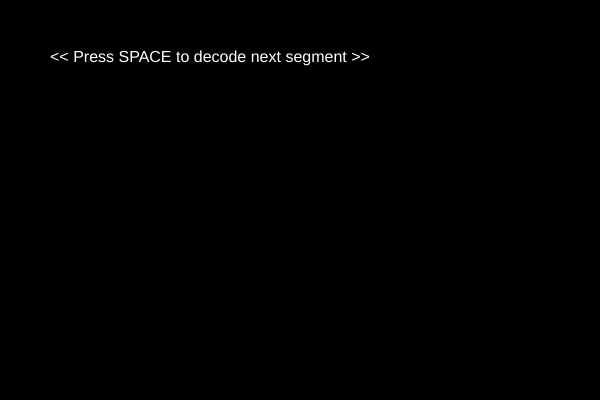
Frame 1 (no input)
Frame 60 (no input): identical to frame 1, image omitted
Frame 120 (the mouse pressed at the canvas centre since frame 60): identical to frame 1, image omitted

The p5.js sketch that drew this single still picture (run headless with seeded random() and noise() and a simulated clock; from frame 60 on, the mouse is pressed at the canvas centre):

// p5.js sketch
// ── sketch.js
class AlienArchive {
  constructor(script) {
    this.script = script; 
    this.currentIndex = 0;
    this.timer = 0;
    this.unlocked = false;
  }

  update() {
    // 简化处理解锁条件，例如按下空格解锁下一段
    if (keyIsPressed && key === ' ') {
      this.unlocked = true;
    }
  }

  display() {
    background(0);
    fill(255);
    textSize(16);
    textAlign(LEFT, TOP);

    let current = this.script[this.currentIndex];
    if (this.unlocked && current) {
      this.drawDialogue(current);
    } else {
      text("<< Press SPACE to decode next segment >>", 50, 50);
    }
  }

  drawDialogue(segment) {
    let speakerColor = segment.speaker === "Dr. C" ? color(150, 200, 255) : color(255, 200, 150);
    fill(speakerColor);
    text(`${segment.speaker}:`, 50, 50);
    fill(255);
    text(segment.content, 50, 80, 500);
  }

  next() {
    if (this.unlocked && this.currentIndex < this.script.length - 1) {
      this.currentIndex++;
      this.unlocked = false;
    }
  }
}

let archive;
let script = [
  { speaker: "Dr. K", content: "Hello viewers, this is the fifty sixth day me working with Dr. C...", delay: 0 },
  { speaker: "Dr. C", content: "I said there's a real knack for this stuff in the business tho.", delay: 0 },
  { speaker: "Dr. K", content: "Alright, let's keep going. So, today we're diving into DNA...", delay: 0 },

];

function setup() {
  createCanvas(600, 400);
  archive = new AlienArchive(script);
}

function draw() {
  archive.update();
  archive.display();
}

function keyPressed() {
  if (key === ' ') {
    archive.next();
  }
}
